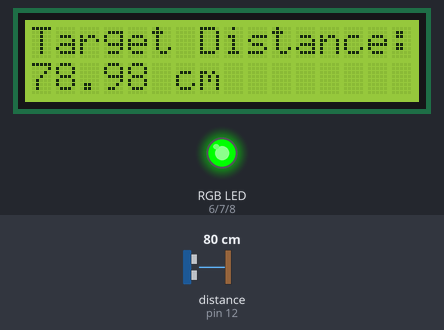
The sketch below on a simulated Arduino Uno, built with avr-gcc and run on an emulated ATmega328P. Parts: 16×2 character LCD, an RGB LED mixed from three pins (HIGH = lit). Wiring (inferred from the names in the program): ultrasonic range finder: trigger pin 13; echo pin 12. The test bench sets the inputs (shaded band); at power-on: distance to the obstacle (sensor on pin 12) 80 cm. The echo pulse lasts 58.3 µs per cm; pins used as bus, display or sensor lines are not drawn.

Above: at 1.2 s.
1.3 s: distance to the obstacle (sensor on pin 12) set to 33 cm
At 2.7 s:
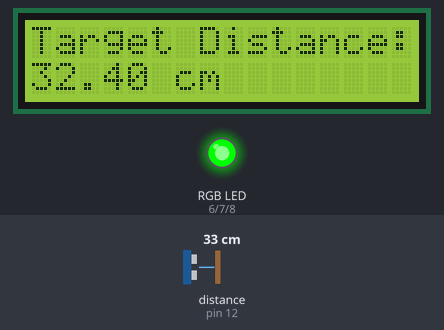
3.0 s: distance to the obstacle (sensor on pin 12) set to 29 cm
At 4.2 s:
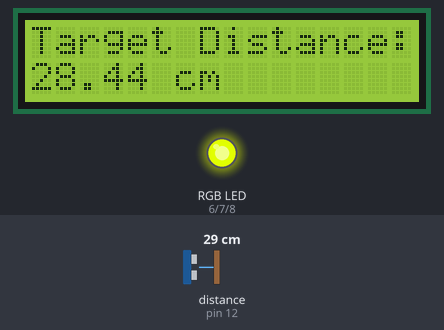
5.0 s: distance to the obstacle (sensor on pin 12) set to 12 cm
At 6.2 s:
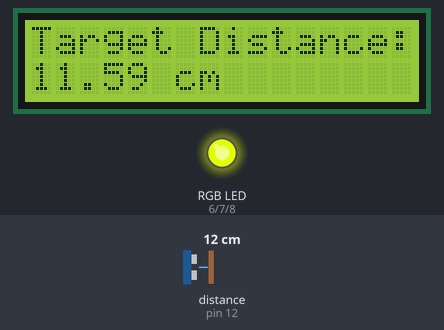
6.5 s: distance to the obstacle (sensor on pin 12) set to 9 cm
At 7.7 s:
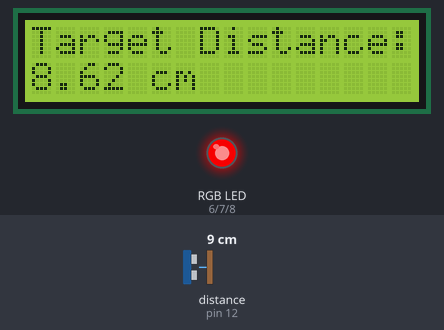
Timing chart, 0 to 9.5 s (numbered marks = the images above; inputs shaded):
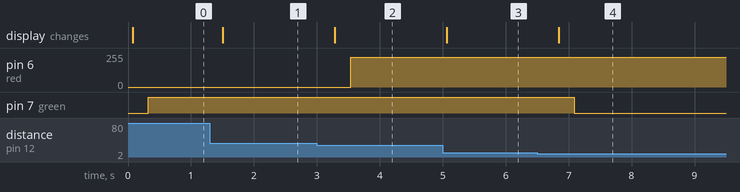

Measured:
- the behaviour switches between 31 and 30 cm on distance to the obstacle (sensor on pin 12) (found by bisection; images 1 and 2)
- the behaviour switches between 11 and 10 cm on distance to the obstacle (sensor on pin 12) (found by bisection; images 3 and 4)
- after the input at 1.3 s, the display: changes after 0.21 s (image 1)
- after the input at 3.0 s, pin 6 (red): 0/255 → 225/255 after 0.54 s; the display: changes after 0.29 s (image 2)
- after the input at 5.0 s, the display: changes after 0.07 s (image 3)
- after the input at 6.5 s, pin 7 (green): HIGH → LOW after 0.59 s; the display: changes after 0.34 s (image 4)

The sketch:

indspot_Monitoring_System_using_Arduino_UNO__Distance_Sensor.ino
```cpp
#include <LiquidCrystal.h>
LiquidCrystal LCD(11,10,9,2,3,4,5);

#define red 6
#define green 7
#define blue 8

#define trigPin 13
#define echoPin 12

long duration;
double distance;

void setup()
{
  pinMode(green,OUTPUT);
  pinMode(blue,OUTPUT);
  pinMode(red,OUTPUT);
  pinMode(trigPin, OUTPUT);
  pinMode(echoPin, INPUT);

  LCD.begin(16,2);
  LCD.setCursor(0,0);
  LCD.print("Target Distance:");

  analogWrite(red, 0);
  analogWrite(green, 0);
  analogWrite(blue, 0);

}
void loop() {

  digitalWrite(trigPin, LOW);
  delayMicroseconds(2);
  digitalWrite(trigPin, HIGH);
  delayMicroseconds(10);
  digitalWrite(trigPin, LOW);
  duration = pulseIn(echoPin, HIGH);
  distance = duration * 0.034 / 2;

  LCD.setCursor(0,1);
  LCD.print("                ");
  LCD.setCursor(0,1);
  LCD.print(distance);
  LCD.print(" cm");
  delay(250);

  if(distance<10)
  {
  analogWrite(red, 225);
  analogWrite(green, 0);
  }
  else if (distance>30)
  {
  analogWrite(red, 0);
  analogWrite(green,225);
  }
  else
  {
  analogWrite(red, 225);
  analogWrite(green, 130);
  analogWrite(blue, 28);
  }
  delay(100);
}
```
